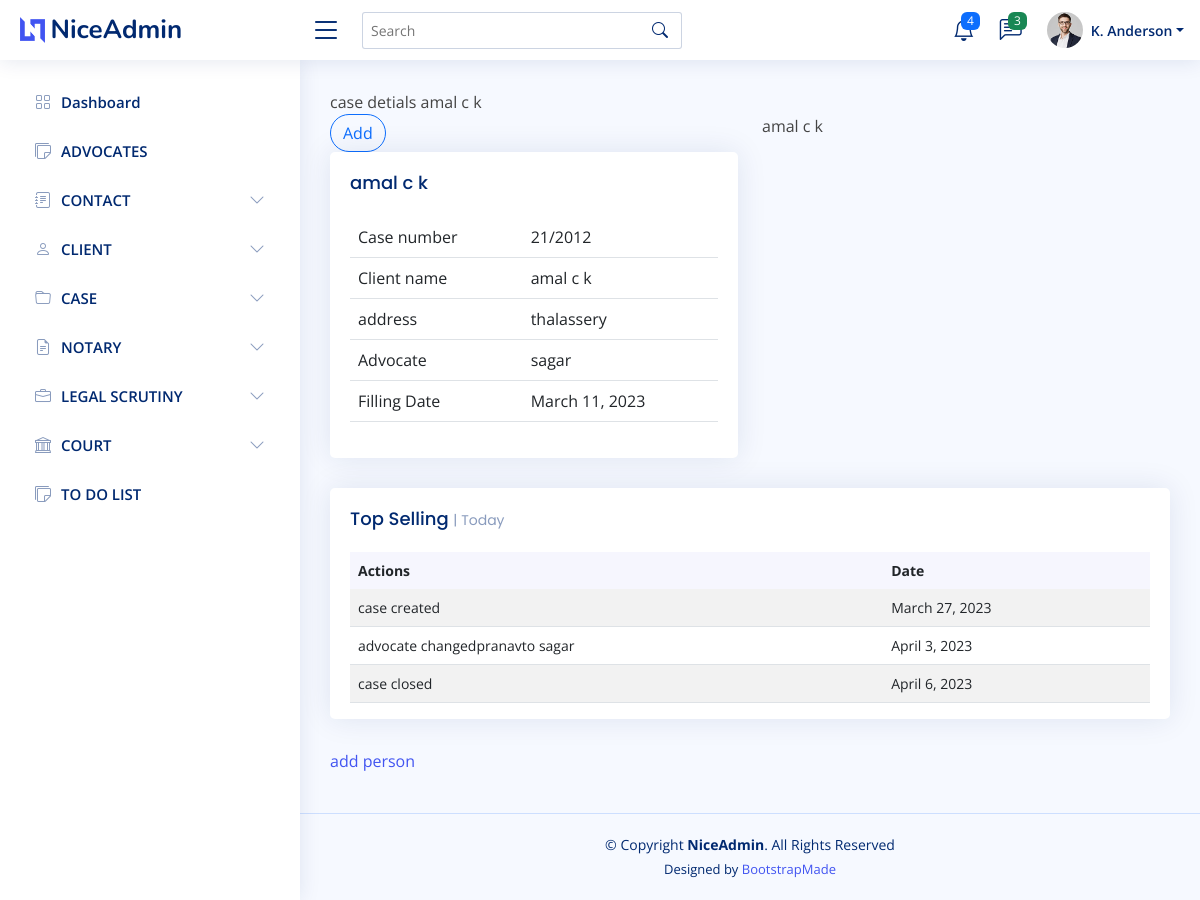
/case/details/1, run on the app's committed database.
### Admin_user/models.py (models this page shows)
class CaseRegister(models.Model):
    client_name=models.ForeignKey(client, on_delete=models.CASCADE)
    address=models.CharField(max_length=50)
    case_number=models.CharField(max_length=50)
    year=models.IntegerField()
    incident=models.CharField(max_length=50,null=True)
    advocate=models.ForeignKey(Advocate,null=True,on_delete=models.SET_NULL)
    Filling_Date=models.DateField(auto_now=False, auto_now_add=False,null=True)
    First_hearing_date=models.DateField(auto_now=False, auto_now_add=False,null=True)
    Next_hearing_date=models.DateField(auto_now=False, auto_now_add=False,null=True)
    Fir_date=models.DateField(auto_now=False, auto_now_add=False,null=True)
    Fir_number=models.IntegerField(null=True)
    Fir_policeStation=models.CharField(max_length=50,null=True)
    case_category=models.ForeignKey(CaseCategory,null=True,on_delete=models.SET_NULL)
    status=models.CharField(max_length=20,choices=status_choice,null=True,default=1)
    def __str__(self) :
        return self.client_name.First_name+" "+self.client_name.Last_name

class client(models.Model):
    First_name=models.CharField(max_length=50)
    Last_name=models.CharField(max_length=50)
    Address=models.ForeignKey(Address,null=True, on_delete=models.SET_NULL)
    Category=models.CharField(max_length=50,null=True)
    is_case=models.BooleanField(default=False)
    phone=models.IntegerField(null=True)
    email=models.CharField(max_length=50,null=True)
    def __str__(self) :
        return self.First_name+" "+self.Last_name

class Advocate(models.Model):
    name=models.CharField(max_length=50)
    address=models.ForeignKey(Address,on_delete=models.DO_NOTHING)
    phone=models.IntegerField()
    court=models.ForeignKey(Court,null=True, on_delete=models.SET_NULL)
    def __str__(self) :
        return self.name

class CaseAction(models.Model):
    case=models.ForeignKey(CaseRegister, on_delete=models.DO_NOTHING)
    action=models.CharField(max_length=50,choices=Action_choice,default=1)
    date=models.DateField(auto_now=False, auto_now_add=False,null=True)

### Admin_user/views.py (the view)
# urls.py: path("case/details/<int:id>",case_details,name="case_details"),
def case_details(request,id):
    ob=CaseRegister.objects.get(id=id)
    context={}
    context["data"]=ob
    context["form"]=Casesectionform()
    context["actions"]=CaseAction.objects.filter(case=ob)
    context["sections"]=caseSections.objects.all().filter(case=ob)
    return render(request,"admin/case_details.html",context)

### Admin_user/form.py
class Casesectionform(forms.ModelForm):
    class Meta:
        model = caseSections
        exclude=["case"]
    def __init__(self,*args,**kwargs):
        super(Casesectionform,self).__init__(*args,**kwargs)
        for i in self.fields.values():
            i.widget.attrs['class']="form-control"

### Admin_user/models.py (called while the page is built)
    def __str__(self):
        return self.sections

### templates/admin/case_details.html (shortened to what this page needs)
{% extends 'admin/main.html' %}
{% block content %}
case detials
{{data}}
<br>
<div class="row align-items-top">
  <div class="col-lg-6">
    <button type="button" class="btn btn-outline-primary rounded-pill" data-bs-toggle="modal" data-bs-target="#largeModal">
      Add
    </button>
                  {%load crispy_forms_tags %}
    <div class="card">
      <div class="card-body">
        <h5 class="card-title">{{data}}</h5>
        <table class="table">
          <tbody>
            <tr>
              <td>Case number</td>
              <td >{{data.case_number}}</td>
            </tr>
            <tr>
              <td>Client name</td>
              <td >{{data.client_name}}</td>
            </tr>
            <tr>
              <td>address</td>
              <td >{{data.address}}</td>
            </tr>
            <tr>
              <td>Advocate</td>
              <td >{{data.advocate}}</td>
            </tr>
            <tr>
              <td>Filling Date</td>
              <td >{{data.Filling_Date}}</td>
            </tr>
          </tbody>
        </table>
      </div>
    </div>
  </div>
  <div class="col-lg-6">
    {{data}}
  </div>
</div>
<div class="col-12">
    <div class="card top-selling overflow-auto">
      <div class="card-body pb-0">
          <h5 class="card-title">Top Selling <span>| Today</span></h5>
          <table class="table table-striped">
            <thead>
              <tr>
                <th class="fw-bold" scope="col">Actions</th>
                <th class="fw-bold" scope="col">Date</th>
              </tr>
            </thead>
            <tbody>
              {% for i in actions %}
              <tr>
                <td>{{i.action}}</td>
                <td >{{i.date}}</td>
              </tr>
              {% endfor %}
            </tbody>
          </table>
        </div>
      </div>
    </div>
<a href="{% url 'add_person' id=data.id%}">add person<a>
  <div>
    <div class="card-body">
    </div>
  </div>
{% endblock content %}

### static/assets/css/style.css (style rules this page uses)
:root { scroll-behavior: smooth; }
body { font-family: "Open Sans", sans-serif; background: #f6f9ff; color: #444444; }
a { color: #4154f1; text-decoration: none; }
h1, h2, h3, h4, h5, h6 { font-family: "Nunito", sans-serif; }
.card { margin-bottom: 30px; border: none; border-radius: 5px; box-shadow: 0px 0 30px rgba(1, 41, 112, 0.1); }
.card-title { padding: 20px 0 15px 0; font-size: 18px; font-weight: 500; color: #012970; font-family: "Poppins", sans-serif; }
.card-title span { color: #899bbd; font-size: 14px; font-weight: 400; }
.card-body { padding: 0 20px 20px 20px; }
.dashboard .top-selling { font-size: 14px; }
.dashboard .top-selling .table thead { background: #f6f6fe; }
.dashboard .top-selling .table thead th { border: 0; }
.dashboard .top-selling .table tbody td { vertical-align: middle; }

### data on the page
CaseRegister: client_name.Last_name "amal c k", case_number "21/2012", client_name "amal c k", address "thalassery", advocate "sagar", Filling_Date "March 11, 2023"
CaseAction: action "case created", date "March 27, 2023"
CaseAction: action "advocate changedpranavto sagar", date "April 3, 2023"
CaseAction: action "case closed", date "April 6, 2023"
